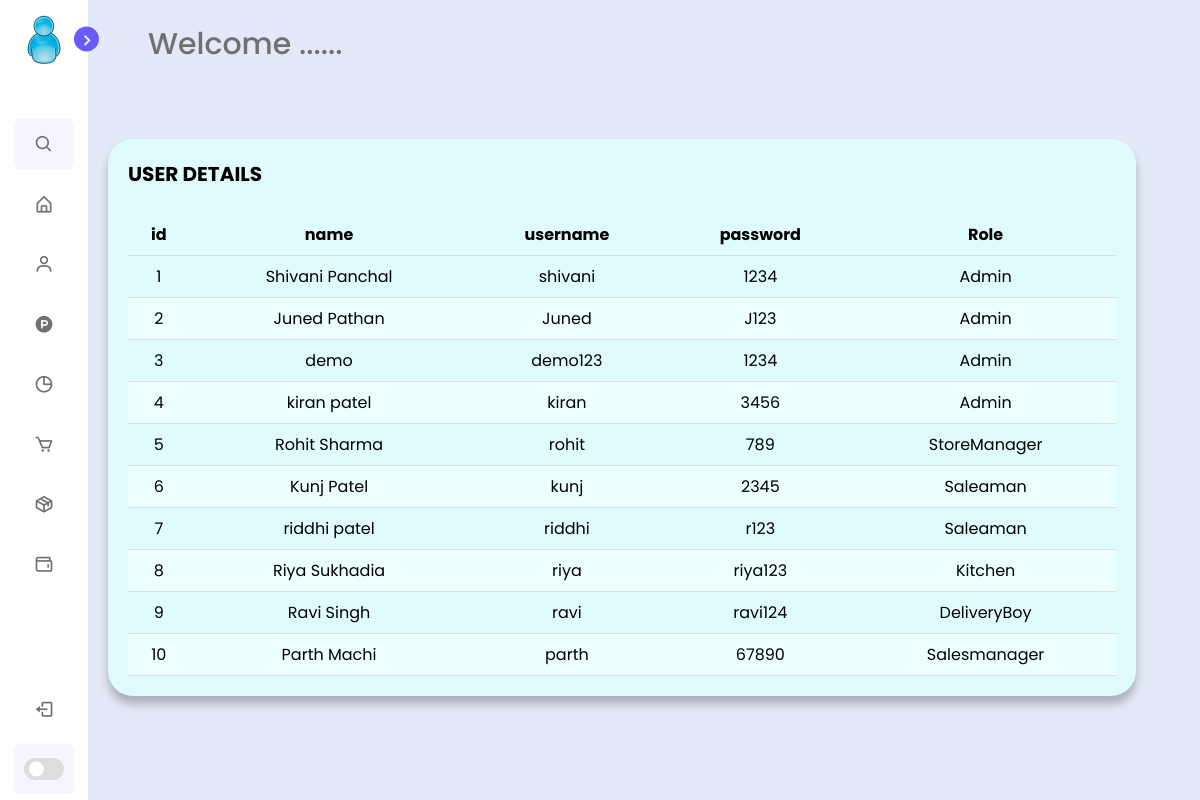
/userdetails.php (signed in), run on the app's committed database.
### tables this page shows
CREATE TABLE `userdetails` (
  `id` int(6) NOT NULL,
  `name` varchar(255) NOT NULL,
  `username` varchar(255) NOT NULL,
  `password` varchar(255) NOT NULL,
  `role` int(6) NOT NULL
);

### userdetails.php (the view, shortened to what this page needs)
<?php
include_once ('./Database/mydb.php');
$result = mysqli_query($connection,"SELECT * FROM userdetails ORDER BY role ASC");
?>
<!DOCTYPE html>
<html lang="en">
    <head>
        <link rel="stylesheet" href="./css/mystyle.css">
        <link href='https://unpkg.com/boxicons@2.1.1/css/boxicons.min.css' rel='stylesheet'>
        <link rel="stylesheet" href="https://cdnjs.cloudflare.com/ajax/libs/font-awesome/4.7.0/css/font-awesome.min.css">
    </head>
    <body>
        <?php
        include './admin/asidebar.php';
        ?>
        <section class="home">
            <div class="text"> Welcome ...... </div>
                <br /><br />
                <div class="col-div-8">
                    <div class="box-8">
                        <div class="content-box">
                            <p><b> USER DETAILS </b></p>
                            <br/>
                            <table >
                                <thead>
                                    <th>id</th>
                                    <th>name</th>
                                    <th>username</th>
                                    <th>password</th>
                                    <th>Role</th>
                                </thead>
                                <tbody>
                                    <?php $counter=1;
                                    while($res = mysqli_fetch_array($result)){
                                        ?>
                                    <tr>
                                        <td> <?php echo $counter ?></td>
                                        <td> <?php echo $res['name'] ?></td>
                                        <td> <?php echo $res['username'] ?></td>
                                        <td> <?php echo $res['password'] ?></td>
                                        <td><?php if($res['role']==1){
                                                     echo 'Admin';
                              }
                            if($res['role']==2){
                          echo 'StoreManager';
                         }
                           if($res['role']==3){
                          echo 'Saleaman';
                           }
                           if($res['role']==4){
                             echo 'Kitchen';
                        }
                           if($res['role']==5){
                          echo 'DeliveryBoy';
                            }
                         if($res['role']==6){
                           echo 'Salesmanager';
                           }?></td>
                            </tr> <?php $counter++; } ?>
                     </tbody>
                            </table>
                        </div>
                    </div>
                </div>
        </section>
    </body>
</html>

### css/mystyle.css (style rules this page uses)
* { margin: 0; padding: 0; box-sizing: border-box; font-family: 'Poppins', sans-serif; }
:root { --body-color: #E4E9F7; --sidebar-color: #FFF; --primary-color: #695CFE; --primary-color-light: #F6F5FF; --toggle-color: #DDD; --text-color: #707070; --tran-03: all 0.2s ease; --tran-03: all 0.3s ease; --tran-04: all 0.3s ease; --tran-05: all 0.3s ease; }
body { min-height: 100vh; background-color: var(--body-color); transition: var(--tran-05); }
.home { position: absolute; top: 0; top: 0; left: 250px; height: 100vh; width: calc(100% - 250px); background-color: var(--body-color); transition: var(--tran-05); padding: 10px; }
.home .text { font-size: 30px; font-weight: 500; color: var(--text-color); padding: 12px 60px; }
.sidebar.close ~ .home { left: 78px; height: 100vh; width: calc(100% - 78px); }
.col-div-8 { width: 100%; float: left; padding: 10px; }
.box-8, .box-4 { width: 95%; height: 330px; background-color: #E0FBFC; box-shadow: 0px 8px 10px rgba(0, 0, 0, 0.25); border-radius: 25px; }
.box-8 { margin-left: 10px; height: auto; }
.content-box { padding: 20px; }
.content-box p { margin: 0px; font-size: 20px; color: solid black; }
table { font-family: arial, sans-serif; border-collapse: collapse; width: 100%; }
td,th { border-bottom: 1px solid #ddd; text-align: left; padding: 8px; text-align: center; }
tr:nth-child(even) { background-color: #EDFEFF; }
body { font-family: Arial, sans-serif; }
* { box-sizing: border-box; }

### data on the page
userdetails: name "Shivani Panchal", username "shivani", password "1234", role "Admin"
userdetails: name "Juned Pathan", username "Juned", password "J123", role "Admin"
userdetails: name "demo", username "demo123", password "1234", role "Admin"
userdetails: name "kiran patel", username "kiran", password "3456", role "Admin"
userdetails: name "Rohit Sharma", username "rohit", password "789", role "StoreManager"
userdetails: name "Kunj Patel", username "kunj", password "2345", role "Saleaman"
userdetails: name "riddhi patel", username "riddhi", password "r123", role "Saleaman"
userdetails: name "Riya Sukhadia", username "riya", password "riya123", role "Kitchen"
userdetails: name "Ravi Singh", username "ravi", password "ravi124", role "DeliveryBoy"
userdetails: name "Parth Machi", username "parth", password "67890", role "Salesmanager"
